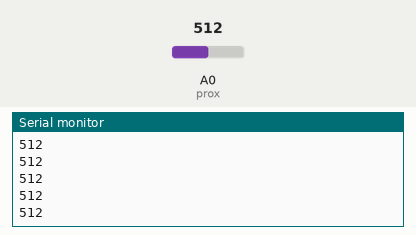
The sketch below on a simulated Arduino Uno, built with avr-gcc and run on an emulated ATmega328P. On the bench: the last lines printed to the serial monitor. The inputs (shaded band) are chosen by the test bench; at power-on: A0 (prox) = 512.

Above: at 1.2 s.
1.3 s: A0 (prox) set to 716
At 1.9 s:
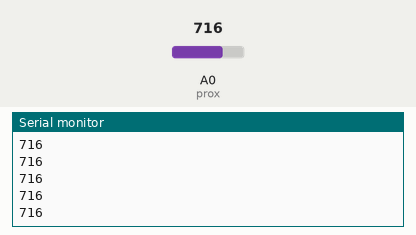
2.8 s: A0 (prox) set to 900
At 3.7 s:
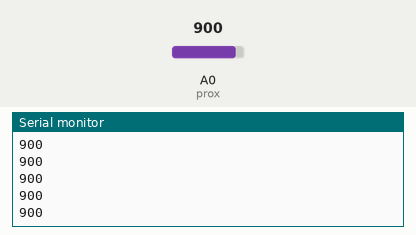
Timing chart, 0 to 5.8 s (numbered marks = the images above; inputs shaded):
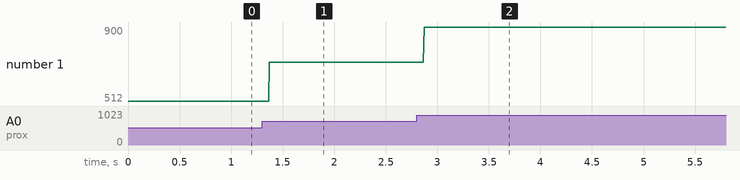

Measured:
- after the input at 1.3 s, the serial monitor: prints a new line after 0.07 s (image 1)
- after the input at 2.8 s, the serial monitor: prints a new line after 0.07 s (image 2)
- plotted number 1: 512 → 716 after the input at 1.3 s, 716 → 900 after the input at 2.8 s

The sketch:

prox_test.ino
```cpp
int prox = A0;

void setup() {
  Serial.begin(9600);

}

void loop() {
   Serial.println(analogRead(prox));

}
```
